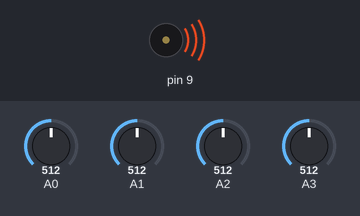
Simulated run of this sketch. Board: Arduino Uno, built with avr-gcc and run on an emulated ATmega328P. Parts: buzzer (waves = sounding). Inputs (shaded band) come from the test bench; at power-on: A0 = 512, A1 = 512, A2 = 512, A3 = 512.

Above: at 0.05 s.
Timing chart, 0 to 3.0 s (numbered marks = the images above):
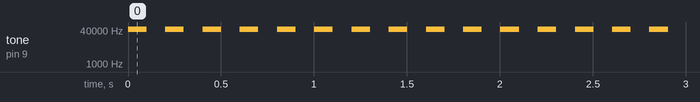

The sketch:

readlight_sound_01.ino
```cpp
#include <toneAC.h>

int volume = 10; // Adjust from 1 to 10

int sensorValue1;
int sensorValue2;
int sensorValue3;
int sensorValue4;

int mappedValue1;
int mappedValue2;
int mappedValue3;
int mappedValue4;

// Calibrate to lowest and highest sensor read values
int readMin = 900;
int readMax = 1000;

// Min and max desired frequency output
int freqMin = 2000;
int freqMax = 8000;

void setup() {
  Serial.begin(9600);
}

void loop() {
  sensorValue1 = analogRead(A0);
  sensorValue2 = analogRead(A1);
  sensorValue3 = analogRead(A2);
  sensorValue4 = analogRead(A3);

  mappedValue1 = map(sensorValue1,readMin,readMax,freqMin,freqMax);
  mappedValue2 = map(sensorValue2,readMin,readMax,freqMin,freqMax);
  mappedValue3 = map(sensorValue3,readMin,readMax,freqMin,freqMax);
  mappedValue4 = map(sensorValue4,readMin,readMax,freqMin,freqMax);

  // Serial.println(mappedValue1); // Use to check sensor read Values

  // Playback!
  toneAC(mappedValue1, volume, 100);
  delay(100);
  toneAC(mappedValue2, volume, 100);
  delay(100);
  toneAC(mappedValue3, volume, 100);
  delay(100);
  toneAC(mappedValue4, volume, 100);
  delay(100);
  toneAC();
}
```

Measured:
- by itself, tone on pin 9: alternates 44256 Hz for 0.10 s and silent for 0.10 s
